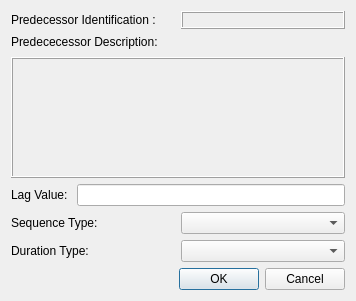
<?xml version="1.0" encoding="UTF-8"?>
<ui version="4.0">
 <class>Dialog</class>
 <widget class="QDialog" name="Dialog">
  <property name="geometry">
   <rect>
    <x>0</x>
    <y>0</y>
    <width>356</width>
    <height>301</height>
   </rect>
  </property>
  <property name="windowTitle">
   <string>SELECT AND CONFIGURE PREDECESSOR</string>
  </property>
  <layout class="QVBoxLayout" name="verticalLayout">
   <item>
    <layout class="QHBoxLayout" name="horizontalLayout">
     <item>
      <widget class="QLabel" name="lbl_predec_Id">
       <property name="text">
        <string>Predecessor Identification : </string>
       </property>
      </widget>
     </item>
     <item>
      <widget class="QLabel" name="lbl_predec_Identif">
       <property name="frameShape">
        <enum>QFrame::Box</enum>
       </property>
       <property name="frameShadow">
        <enum>QFrame::Raised</enum>
       </property>
       <property name="text">
        <string/>
       </property>
       <property name="alignment">
        <set>Qt::AlignCenter</set>
       </property>
      </widget>
     </item>
    </layout>
   </item>
   <item>
    <layout class="QVBoxLayout" name="verticalLayout_2">
     <item>
      <widget class="QLabel" name="lbl_predec_desc">
       <property name="text">
        <string>Predececessor Description: </string>
       </property>
      </widget>
     </item>
     <item>
      <spacer name="verticalSpacer">
       <property name="orientation">
        <enum>Qt::Vertical</enum>
       </property>
       <property name="sizeHint" stdset="0">
        <size>
         <width>20</width>
         <height>2</height>
        </size>
       </property>
      </spacer>
     </item>
     <item>
      <widget class="QLabel" name="lbl_predec_Descrip">
       <property name="sizePolicy">
        <sizepolicy hsizetype="Preferred" vsizetype="Preferred">
         <horstretch>0</horstretch>
         <verstretch>3</verstretch>
        </sizepolicy>
       </property>
       <property name="minimumSize">
        <size>
         <width>0</width>
         <height>0</height>
        </size>
       </property>
       <property name="tabletTracking">
        <bool>false</bool>
       </property>
       <property name="frameShape">
        <enum>QFrame::Box</enum>
       </property>
       <property name="frameShadow">
        <enum>QFrame::Raised</enum>
       </property>
       <property name="text">
        <string/>
       </property>
       <property name="alignment">
        <set>Qt::AlignLeading|Qt::AlignLeft|Qt::AlignTop</set>
       </property>
      </widget>
     </item>
    </layout>
   </item>
   <item>
    <layout class="QHBoxLayout" name="horizontalLayout_3">
     <item>
      <widget class="QLabel" name="lbl_lag">
       <property name="text">
        <string>Lag Value: </string>
       </property>
      </widget>
     </item>
     <item>
      <widget class="QLineEdit" name="lin_lag"/>
     </item>
    </layout>
   </item>
   <item>
    <layout class="QHBoxLayout" name="horizontalLayout_4">
     <item>
      <widget class="QLabel" name="lbl_sequence">
       <property name="sizePolicy">
        <sizepolicy hsizetype="Preferred" vsizetype="Preferred">
         <horstretch>0</horstretch>
         <verstretch>0</verstretch>
        </sizepolicy>
       </property>
       <property name="text">
        <string>Sequence Type: </string>
       </property>
      </widget>
     </item>
     <item>
      <widget class="QComboBox" name="cmb_sequence">
       <property name="currentText">
        <string/>
       </property>
      </widget>
     </item>
    </layout>
   </item>
   <item>
    <layout class="QHBoxLayout" name="horizontalLayout_5">
     <item>
      <widget class="QLabel" name="lbl_duration">
       <property name="text">
        <string>Duration Type: </string>
       </property>
      </widget>
     </item>
     <item>
      <widget class="QComboBox" name="cmb_duration"/>
     </item>
    </layout>
   </item>
   <item>
    <widget class="QDialogButtonBox" name="buttonBox">
     <property name="orientation">
      <enum>Qt::Horizontal</enum>
     </property>
     <property name="standardButtons">
      <set>QDialogButtonBox::Cancel|QDialogButtonBox::Ok</set>
     </property>
    </widget>
   </item>
  </layout>
 </widget>
 <resources/>
 <connections>
  <connection>
   <sender>buttonBox</sender>
   <signal>accepted()</signal>
   <receiver>Dialog</receiver>
   <slot>accept()</slot>
   <hints>
    <hint type="sourcelabel">
     <x>248</x>
     <y>254</y>
    </hint>
    <hint type="destinationlabel">
     <x>157</x>
     <y>274</y>
    </hint>
   </hints>
  </connection>
  <connection>
   <sender>buttonBox</sender>
   <signal>rejected()</signal>
   <receiver>Dialog</receiver>
   <slot>reject()</slot>
   <hints>
    <hint type="sourcelabel">
     <x>316</x>
     <y>260</y>
    </hint>
    <hint type="destinationlabel">
     <x>286</x>
     <y>274</y>
    </hint>
   </hints>
  </connection>
 </connections>
</ui>
